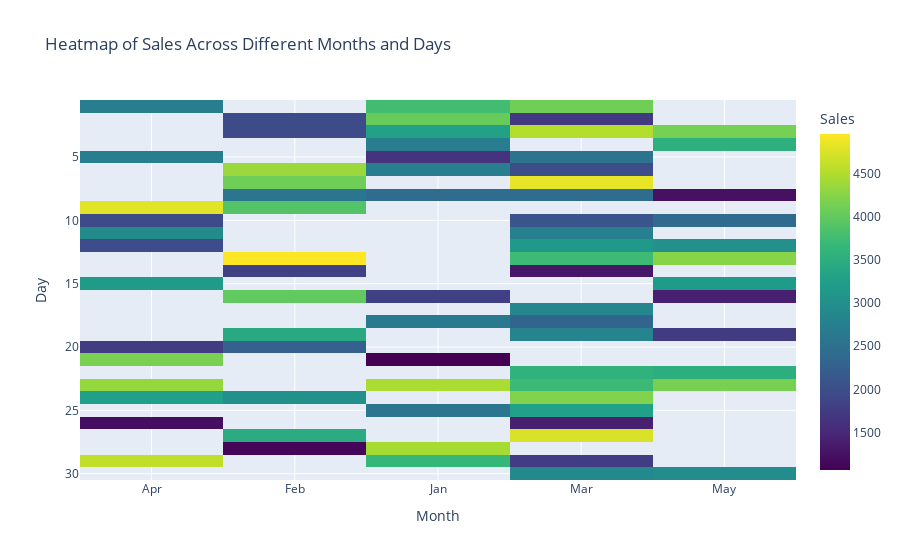

Notebook code for this chart:
### Markdown cell above
3. Using the sales data, generate a heatmap to visualize the variation in sales across different months and 
days.


          np.random.seed(20)
          data = {
          'Month': np.random.choice(['Jan', 'Feb', 'Mar', 'Apr', 
            'May'], 100),
      
           'Day': np.random.choice(range(1, 31), 100),
           'Sales': np.random.randint(1000, 5000, 100)
           }
 
           df = pd.DataFrame(data)

### Code cell
import numpy as np
import pandas as pd
import plotly.express as px

np.random.seed(20)

data = {
    'Month': np.random.choice(['Jan', 'Feb', 'Mar', 'Apr', 'May'], 100),
    'Day': np.random.choice(range(1, 31), 100),
    'Sales': np.random.randint(1000, 5000, 100)
}

df = pd.DataFrame(data)

heatmap_data = df.pivot_table(index='Day', columns='Month', values='Sales', aggfunc='mean')

fig = px.imshow(
    heatmap_data,
    title='Heatmap of Sales Across Different Months and Days',
    labels={'x': 'Month', 'y': 'Day', 'color': 'Sales'},
    color_continuous_scale='Viridis'
)

fig.show()

### Figure 1 — Plotly figure (JSON) as saved in the notebook; plotly's stock layout.template omitted (floating-point values rounded to 4 significant figures; data arrays with more than 128 entries replaced by an {"elided": "..."} marker saying what was removed)
{"data": [{"coloraxis": "coloraxis", "hovertemplate": "Month: %{x}<br>Day: %{y}<br>Sales: %{z}<extra></extra>", "name": "0", "type": "heatmap", "x": ["Apr", "Feb", "Jan", "Mar", "May"], "xaxis": "x", "y": [1, 2, 3, 4, 5, 6, 7, 8, 9, 10, 11, 12, 13, 14, 15, 16, 17, 18, 19, 20, 21, 22, 23, 24, 25, 26, 27, 28, 29, 30], "yaxis": "y", "z": {"elided": "30x5 float values"}}], "layout": {"coloraxis": {"colorbar": {"title": {"text": "Sales"}}, "colorscale": [[0, "#440154"], [0.1111, "#482878"], [0.2222, "#3e4989"], [0.3333, "#31688e"], [0.4444, "#26828e"], [0.5556, "#1f9e89"], [0.6667, "#35b779"], [0.7778, "#6ece58"], [0.8889, "#b5de2b"], [1, "#fde725"]]}, "title": {"text": "Heatmap of Sales Across Different Months and Days"}, "xaxis": {"anchor": "y", "constrain": "domain", "domain": [0, 1], "scaleanchor": "y", "title": {"text": "Month"}}, "yaxis": {"anchor": "x", "autorange": "reversed", "constrain": "domain", "domain": [0, 1], "title": {"text": "Day"}}}}
